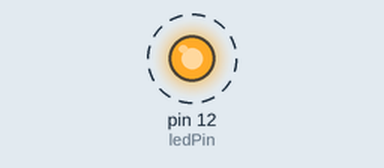
Bench run of a sketch on a simulated Arduino Uno, built with avr-gcc and run on an emulated ATmega328P. Shown: output pins drawn as LEDs (lit = HIGH). Dashed ring = blinking.

Above: at 0.1 s.
Timing chart, 0 to 3.0 s (numbered marks = the images above):
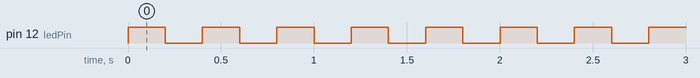

Measured:
- by itself, pin 12 (ledPin): alternates HIGH for 0.20 s and LOW for 0.20 s

The sketch:

Project_01_blinking_led.ino
```cpp
int ledPin = 12;                // LED connected to digital pin 13

void setup()                    // run once, when the sketch starts
{
  pinMode(ledPin, OUTPUT);      // sets the digital pin as output
}

void loop()                     // run over and over again
{
  digitalWrite(ledPin, HIGH);   // sets the LED on
  delay(200);                  // waits for a second
  digitalWrite(ledPin, LOW);    // sets the LED off
  delay(200);                  // waits for a second
}
```
